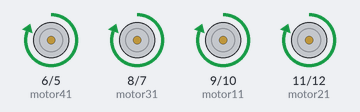
This sketch was run on a simulated Arduino Uno, built with avr-gcc and run on an emulated ATmega328P. Parts: motor-driver pin pairs drawn as motors (green arrow = first pin HIGH = forward, orange = second pin HIGH = backward, longer = more drive).

Above: at 0.5 s.
At 3.5 s:
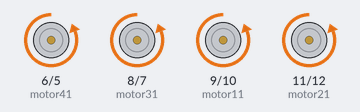
Timing chart, 0 to 4.6 s (numbered marks = the images above):
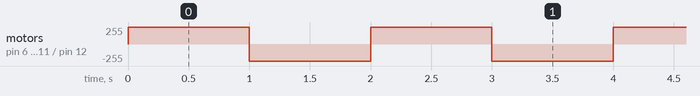

The sketch:

WechselRichtung.ino
```cpp
// Anschlüsse für die Motoren

const int motor11 = 9; // Motor 1, Pin 1
const int motor12 = 10; // Motor 1, Pin 2
const int motor21 = 11; // Motor 2, Pin 1
const int motor22 = 12; // Motor 2, Pin 2
const int motor31 = 8; // Motor 3, Pin 1
const int motor32 = 7; // Motor 3, Pin 2
const int motor41 = 6; // Motor 4, Pin 1
const int motor42 = 5; // Motor 4, Pin 2

void setup() {
  // put your setup code here, to run once:
  pinMode(motor11, OUTPUT);
  pinMode(motor12, OUTPUT);
  pinMode(motor21, OUTPUT);
  pinMode(motor22, OUTPUT);
  pinMode(motor31, OUTPUT);
  pinMode(motor32, OUTPUT);
  pinMode(motor41, OUTPUT);
  pinMode(motor42, OUTPUT);
  Serial.begin(9600);
}

void loop() {

  // Motor 1
  digitalWrite(motor11, HIGH);
  digitalWrite(motor12, LOW);
  // Motor 2
  digitalWrite(motor21, HIGH);
  digitalWrite(motor22, LOW);
  // Motor 3
  digitalWrite(motor31, HIGH);
  digitalWrite(motor32, LOW);
  // Motor 4
  digitalWrite(motor41, HIGH);
  digitalWrite(motor42, LOW);
  delay(1000);
  // Motor 1
  digitalWrite(motor11, LOW);
  digitalWrite(motor12, HIGH);
  // Motor 2
  digitalWrite(motor21, LOW);
  digitalWrite(motor22, HIGH);
  // Motor 3
  digitalWrite(motor31, LOW);
  digitalWrite(motor32, HIGH);
  // Motor 4
  digitalWrite(motor41, LOW);
  digitalWrite(motor42, HIGH);
  delay(1000);
}
```

Measured:
- by itself, motor on pin 6 (motor41) / pin 5 (motor42), motor on pin 8 (motor31) / pin 7 (motor32), motor on pin 9 (motor11) / pin 10 (motor12), motor on pin 11 (motor21) / pin 12 (motor22): alternates forward 255/255 for 1.0 s and backward 255/255 for 1.0 s
